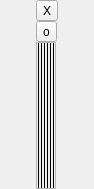
<?xml version="1.0" encoding="UTF-8"?>
<ui version="4.0">
 <class>MainMoveFrame</class>
 <widget class="QFrame" name="MainMoveFrame">
  <property name="geometry">
   <rect>
    <x>0</x>
    <y>0</y>
    <width>94</width>
    <height>189</height>
   </rect>
  </property>
  <property name="sizePolicy">
   <sizepolicy hsizetype="Maximum" vsizetype="Minimum">
    <horstretch>0</horstretch>
    <verstretch>0</verstretch>
   </sizepolicy>
  </property>
  <property name="windowTitle">
   <string/>
  </property>
  <property name="lineWidth">
   <number>0</number>
  </property>
  <layout class="QGridLayout" name="gridLayout">
   <property name="leftMargin">
    <number>0</number>
   </property>
   <property name="topMargin">
    <number>0</number>
   </property>
   <property name="rightMargin">
    <number>0</number>
   </property>
   <property name="bottomMargin">
    <number>0</number>
   </property>
   <property name="spacing">
    <number>0</number>
   </property>
   <item row="0" column="0">
    <widget class="QFrame" name="MoveFrame">
     <property name="sizePolicy">
      <sizepolicy hsizetype="Maximum" vsizetype="Preferred">
       <horstretch>0</horstretch>
       <verstretch>0</verstretch>
      </sizepolicy>
     </property>
     <property name="frameShape">
      <enum>QFrame::NoFrame</enum>
     </property>
     <property name="frameShadow">
      <enum>QFrame::Plain</enum>
     </property>
     <layout class="QGridLayout" name="gridLayout_2">
      <property name="leftMargin">
       <number>0</number>
      </property>
      <property name="topMargin">
       <number>0</number>
      </property>
      <property name="rightMargin">
       <number>0</number>
      </property>
      <property name="bottomMargin">
       <number>0</number>
      </property>
      <property name="spacing">
       <number>0</number>
      </property>
      <item row="0" column="0">
       <widget class="QToolButton" name="closeButton">
        <property name="text">
         <string>X</string>
        </property>
       </widget>
      </item>
      <item row="2" column="0">
       <widget class="QFrame" name="LineFrame">
        <property name="sizePolicy">
         <sizepolicy hsizetype="Maximum" vsizetype="Preferred">
          <horstretch>0</horstretch>
          <verstretch>0</verstretch>
         </sizepolicy>
        </property>
        <property name="frameShape">
         <enum>QFrame::StyledPanel</enum>
        </property>
        <property name="frameShadow">
         <enum>QFrame::Plain</enum>
        </property>
        <layout class="QHBoxLayout" name="horizontalLayout">
         <property name="spacing">
          <number>0</number>
         </property>
         <property name="leftMargin">
          <number>0</number>
         </property>
         <property name="topMargin">
          <number>0</number>
         </property>
         <property name="rightMargin">
          <number>0</number>
         </property>
         <property name="bottomMargin">
          <number>0</number>
         </property>
         <item>
          <widget class="Line" name="line_1">
           <property name="sizePolicy">
            <sizepolicy hsizetype="Fixed" vsizetype="Preferred">
             <horstretch>0</horstretch>
             <verstretch>0</verstretch>
            </sizepolicy>
           </property>
           <property name="frameShadow">
            <enum>QFrame::Plain</enum>
           </property>
           <property name="orientation">
            <enum>Qt::Vertical</enum>
           </property>
          </widget>
         </item>
         <item>
          <widget class="Line" name="line_2">
           <property name="sizePolicy">
            <sizepolicy hsizetype="Fixed" vsizetype="Preferred">
             <horstretch>0</horstretch>
             <verstretch>0</verstretch>
            </sizepolicy>
           </property>
           <property name="frameShadow">
            <enum>QFrame::Plain</enum>
           </property>
           <property name="orientation">
            <enum>Qt::Vertical</enum>
           </property>
          </widget>
         </item>
         <item>
          <widget class="Line" name="line_4">
           <property name="frameShadow">
            <enum>QFrame::Plain</enum>
           </property>
           <property name="orientation">
            <enum>Qt::Vertical</enum>
           </property>
          </widget>
         </item>
         <item>
          <widget class="Line" name="line_6">
           <property name="frameShadow">
            <enum>QFrame::Plain</enum>
           </property>
           <property name="orientation">
            <enum>Qt::Vertical</enum>
           </property>
          </widget>
         </item>
         <item>
          <widget class="Line" name="line_5">
           <property name="frameShadow">
            <enum>QFrame::Plain</enum>
           </property>
           <property name="orientation">
            <enum>Qt::Vertical</enum>
           </property>
          </widget>
         </item>
         <item>
          <widget class="Line" name="line_3">
           <property name="sizePolicy">
            <sizepolicy hsizetype="Fixed" vsizetype="Preferred">
             <horstretch>0</horstretch>
             <verstretch>0</verstretch>
            </sizepolicy>
           </property>
           <property name="frameShadow">
            <enum>QFrame::Plain</enum>
           </property>
           <property name="orientation">
            <enum>Qt::Vertical</enum>
           </property>
          </widget>
         </item>
        </layout>
       </widget>
      </item>
      <item row="1" column="0">
       <widget class="QToolButton" name="resizeButton">
        <property name="text">
         <string>o</string>
        </property>
       </widget>
      </item>
     </layout>
    </widget>
   </item>
  </layout>
 </widget>
 <resources/>
 <connections/>
</ui>
